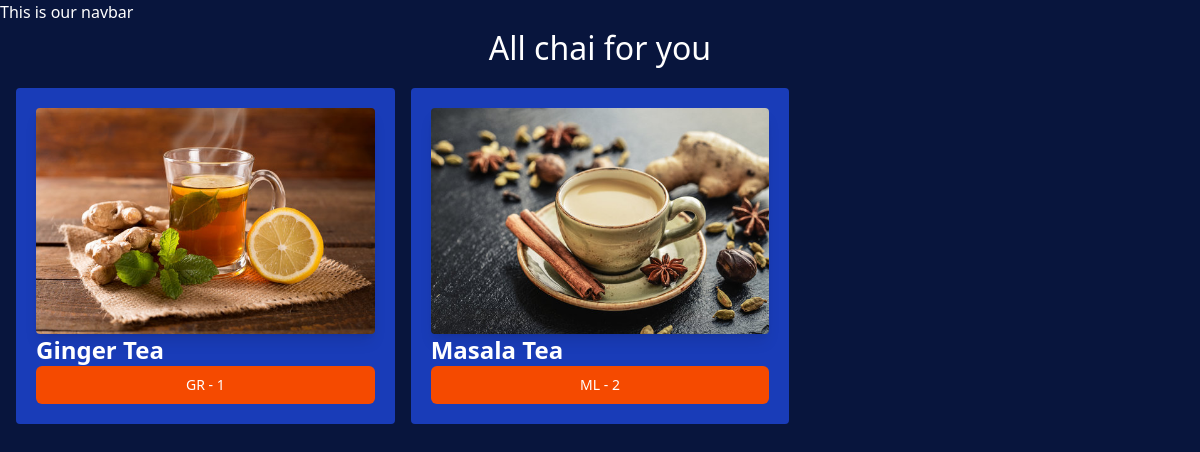
The app's page /chai/ with its own data.
### chai/models.py (models this page shows, shortened)
class ChaiVariety(models.Model):
    CHAI_TYPE_CHOICE = [
        ('ML', 'MASALA'),
        ('GR', 'GINGER'),
        ('KL', 'KIWI'),
        ('PL', 'PLAIN'),
        ('EL', 'ELACHI'),
    ]
    name = models.CharField(max_length=100)
    image = models.ImageField(upload_to='chais/')
    date_added = models.DateTimeField(default=timezone.now)
    type = models.CharField(max_length=2, choices=CHAI_TYPE_CHOICE)
    description = models.TextField(default='')

### chai/views.py (the view)
# urls.py: path('', views.all_chai, name='all_chai'),
def all_chai(request):
    chais = ChaiVariety.objects.all()
    return render(request, 'chai/all_chai.html', {'chais': chais})

### chai/templates/chai/all_chai.html (shortened to what this page needs)
{% extends "layout.html" %}
{% block content %}
    <h1>All chai for you</h1>
<div class="grid grid-cols-3 gap-4 m-4">
 {% for chai in chais %}
  <div class="bg-blue-800 p-5 rounded">
     <img class="rounded shadow-lg" src="{{ chai.image.url }}" alt="">
    <h3 class="text-2xl font-bold">{{ chai.name }}</h3>
    <a href="{% url 'chai_detail' chai.id %}">
        <button
        type="button"
        class="inline-flex items-center w-[100%] justify-center px-4 py-2
        border border-transparent text-sm font-medium rounded-md
        text-white bg-orange-600 hover:bg-orange-700
        focus:outline-none focus:ring-2 focus:ring-offset-2
        focus:ring-orange-500"
        >
            {{chai.type}} - {{chai.id}}
        </button>
    </a>
  </div>
 {% endfor %}
</div>
{% endblock %}

### static/style.css (style rules this page uses)
body { background-color: #08153d; color: #ffffff; }
h1 { text-align: center; font-size: 2em; }

### records on screen
ChaiVariety: image (picture), name "Ginger Tea", type "GR", id "1"
ChaiVariety: image (picture), name "Masala Tea", type "ML", id "2"
